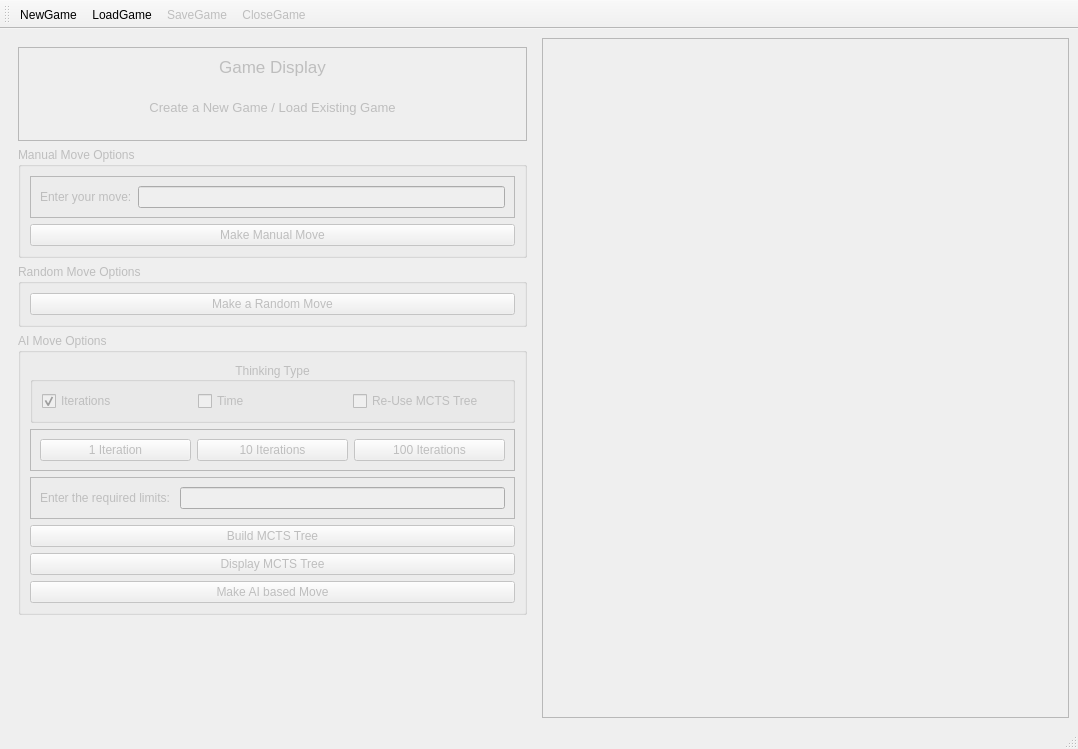
<?xml version="1.0" encoding="UTF-8"?>
<ui version="4.0">
 <class>MainWindow</class>
 <widget class="QMainWindow" name="MainWindow">
  <property name="geometry">
   <rect>
    <x>0</x>
    <y>0</y>
    <width>1078</width>
    <height>749</height>
   </rect>
  </property>
  <property name="windowTitle">
   <string>MainWindow</string>
  </property>
  <widget class="QWidget" name="centralwidget">
   <property name="enabled">
    <bool>true</bool>
   </property>
   <layout class="QHBoxLayout" name="horizontalLayout">
    <item>
     <widget class="QFrame" name="GameRegion">
      <property name="enabled">
       <bool>false</bool>
      </property>
      <property name="sizePolicy">
       <sizepolicy hsizetype="Preferred" vsizetype="Preferred">
        <horstretch>0</horstretch>
        <verstretch>0</verstretch>
       </sizepolicy>
      </property>
      <property name="frameShape">
       <enum>QFrame::NoFrame</enum>
      </property>
      <property name="frameShadow">
       <enum>QFrame::Raised</enum>
      </property>
      <layout class="QVBoxLayout" name="verticalLayout">
       <item>
        <widget class="QFrame" name="GameDisplayFrame">
         <property name="sizePolicy">
          <sizepolicy hsizetype="Minimum" vsizetype="Minimum">
           <horstretch>0</horstretch>
           <verstretch>0</verstretch>
          </sizepolicy>
         </property>
         <property name="frameShape">
          <enum>QFrame::StyledPanel</enum>
         </property>
         <property name="frameShadow">
          <enum>QFrame::Raised</enum>
         </property>
         <layout class="QVBoxLayout" name="verticalLayout_4">
          <item>
           <widget class="QLabel" name="GameDisplayLabel">
            <property name="sizePolicy">
             <sizepolicy hsizetype="Preferred" vsizetype="Minimum">
              <horstretch>0</horstretch>
              <verstretch>0</verstretch>
             </sizepolicy>
            </property>
            <property name="font">
             <font>
              <pointsize>13</pointsize>
             </font>
            </property>
            <property name="text">
             <string>Game Display</string>
            </property>
            <property name="alignment">
             <set>Qt::AlignCenter</set>
            </property>
           </widget>
          </item>
          <item>
           <widget class="QLabel" name="GameInfoLabel">
            <property name="sizePolicy">
             <sizepolicy hsizetype="Preferred" vsizetype="MinimumExpanding">
              <horstretch>0</horstretch>
              <verstretch>0</verstretch>
             </sizepolicy>
            </property>
            <property name="font">
             <font>
              <pointsize>10</pointsize>
             </font>
            </property>
            <property name="text">
             <string>Create a New Game / Load Existing Game</string>
            </property>
            <property name="alignment">
             <set>Qt::AlignCenter</set>
            </property>
           </widget>
          </item>
         </layout>
        </widget>
       </item>
       <item>
        <widget class="QGroupBox" name="ManualMoveFrame">
         <property name="sizePolicy">
          <sizepolicy hsizetype="Minimum" vsizetype="Minimum">
           <horstretch>0</horstretch>
           <verstretch>0</verstretch>
          </sizepolicy>
         </property>
         <property name="title">
          <string>Manual Move Options</string>
         </property>
         <property name="checkable">
          <bool>false</bool>
         </property>
         <property name="checked">
          <bool>false</bool>
         </property>
         <layout class="QVBoxLayout" name="verticalLayout_3">
          <item>
           <widget class="QFrame" name="ManualOptionsFrame">
            <property name="frameShape">
             <enum>QFrame::StyledPanel</enum>
            </property>
            <property name="frameShadow">
             <enum>QFrame::Raised</enum>
            </property>
            <layout class="QHBoxLayout" name="horizontalLayout_2">
             <item>
              <widget class="QLabel" name="ManualMoveLabel">
               <property name="text">
                <string>Enter your move:</string>
               </property>
              </widget>
             </item>
             <item>
              <widget class="QLineEdit" name="ManualLineInput">
               <property name="sizePolicy">
                <sizepolicy hsizetype="MinimumExpanding" vsizetype="Fixed">
                 <horstretch>0</horstretch>
                 <verstretch>0</verstretch>
                </sizepolicy>
               </property>
               <property name="text">
                <string/>
               </property>
               <property name="alignment">
                <set>Qt::AlignJustify|Qt::AlignVCenter</set>
               </property>
               <property name="placeholderText">
                <string/>
               </property>
              </widget>
             </item>
            </layout>
           </widget>
          </item>
          <item>
           <widget class="QPushButton" name="ManualMoveButton">
            <property name="text">
             <string>Make Manual Move</string>
            </property>
           </widget>
          </item>
         </layout>
        </widget>
       </item>
       <item>
        <widget class="QGroupBox" name="RandomMoveFrame">
         <property name="title">
          <string>Random Move Options</string>
         </property>
         <layout class="QHBoxLayout" name="horizontalLayout_3">
          <item>
           <widget class="QPushButton" name="RandomMoveButton">
            <property name="text">
             <string>Make a Random Move</string>
            </property>
           </widget>
          </item>
         </layout>
        </widget>
       </item>
       <item>
        <widget class="QGroupBox" name="AIMoveFrame">
         <property name="enabled">
          <bool>false</bool>
         </property>
         <property name="title">
          <string>AI Move Options</string>
         </property>
         <layout class="QVBoxLayout" name="verticalLayout_7">
          <item>
           <widget class="QGroupBox" name="AITypeBox">
            <property name="enabled">
             <bool>false</bool>
            </property>
            <property name="title">
             <string>Thinking Type</string>
            </property>
            <property name="alignment">
             <set>Qt::AlignCenter</set>
            </property>
            <layout class="QHBoxLayout" name="horizontalLayout_4">
             <item>
              <widget class="QCheckBox" name="IterationsCheckBox">
               <property name="enabled">
                <bool>false</bool>
               </property>
               <property name="sizePolicy">
                <sizepolicy hsizetype="Minimum" vsizetype="Fixed">
                 <horstretch>0</horstretch>
                 <verstretch>0</verstretch>
                </sizepolicy>
               </property>
               <property name="text">
                <string>Iterations</string>
               </property>
               <property name="checked">
                <bool>true</bool>
               </property>
               <attribute name="buttonGroup">
                <string notr="true">ThinkingTypeOptions</string>
               </attribute>
              </widget>
             </item>
             <item>
              <widget class="QCheckBox" name="TimeCheckBox">
               <property name="text">
                <string>Time</string>
               </property>
               <attribute name="buttonGroup">
                <string notr="true">ThinkingTypeOptions</string>
               </attribute>
              </widget>
             </item>
             <item>
              <widget class="QCheckBox" name="EnableReUseCheckBox">
               <property name="sizePolicy">
                <sizepolicy hsizetype="Minimum" vsizetype="Fixed">
                 <horstretch>0</horstretch>
                 <verstretch>0</verstretch>
                </sizepolicy>
               </property>
               <property name="text">
                <string>Re-Use MCTS Tree</string>
               </property>
              </widget>
             </item>
            </layout>
           </widget>
          </item>
          <item>
           <widget class="QFrame" name="LimitsFrame">
            <property name="frameShape">
             <enum>QFrame::StyledPanel</enum>
            </property>
            <property name="frameShadow">
             <enum>QFrame::Raised</enum>
            </property>
            <layout class="QHBoxLayout" name="horizontalLayout_5">
             <item>
              <widget class="QPushButton" name="L_LimitButton">
               <property name="text">
                <string>1 Iteration</string>
               </property>
              </widget>
             </item>
             <item>
              <widget class="QPushButton" name="M_LimitButton">
               <property name="text">
                <string>10 Iterations</string>
               </property>
              </widget>
             </item>
             <item>
              <widget class="QPushButton" name="H_LimitButton">
               <property name="text">
                <string>100 Iterations</string>
               </property>
              </widget>
             </item>
            </layout>
           </widget>
          </item>
          <item>
           <widget class="QFrame" name="ManualEntryFrame">
            <property name="frameShape">
             <enum>QFrame::StyledPanel</enum>
            </property>
            <property name="frameShadow">
             <enum>QFrame::Raised</enum>
            </property>
            <layout class="QHBoxLayout" name="horizontalLayout_6">
             <item>
              <widget class="QLabel" name="LimitsLabel">
               <property name="sizePolicy">
                <sizepolicy hsizetype="Minimum" vsizetype="Preferred">
                 <horstretch>0</horstretch>
                 <verstretch>0</verstretch>
                </sizepolicy>
               </property>
               <property name="text">
                <string>Enter the required limits: </string>
               </property>
              </widget>
             </item>
             <item>
              <widget class="QLineEdit" name="AILimitsEdit">
               <property name="sizePolicy">
                <sizepolicy hsizetype="MinimumExpanding" vsizetype="Fixed">
                 <horstretch>0</horstretch>
                 <verstretch>0</verstretch>
                </sizepolicy>
               </property>
               <property name="text">
                <string/>
               </property>
              </widget>
             </item>
            </layout>
           </widget>
          </item>
          <item>
           <widget class="QPushButton" name="AIBuildTreeButton">
            <property name="text">
             <string>Build MCTS Tree</string>
            </property>
           </widget>
          </item>
          <item>
           <widget class="QPushButton" name="AIDisplayTreeButton">
            <property name="text">
             <string>Display MCTS Tree</string>
            </property>
           </widget>
          </item>
          <item>
           <widget class="QPushButton" name="AIMoveButton">
            <property name="text">
             <string>Make AI based Move</string>
            </property>
           </widget>
          </item>
         </layout>
        </widget>
       </item>
       <item>
        <spacer name="verticalSpacer">
         <property name="orientation">
          <enum>Qt::Vertical</enum>
         </property>
         <property name="sizeHint" stdset="0">
          <size>
           <width>20</width>
           <height>40</height>
          </size>
         </property>
        </spacer>
       </item>
      </layout>
     </widget>
    </item>
    <item>
     <widget class="QFrame" name="TreeVisualizer">
      <property name="sizePolicy">
       <sizepolicy hsizetype="MinimumExpanding" vsizetype="MinimumExpanding">
        <horstretch>0</horstretch>
        <verstretch>0</verstretch>
       </sizepolicy>
      </property>
      <property name="frameShape">
       <enum>QFrame::StyledPanel</enum>
      </property>
      <property name="frameShadow">
       <enum>QFrame::Raised</enum>
      </property>
     </widget>
    </item>
   </layout>
  </widget>
  <widget class="QMenuBar" name="menubar">
   <property name="geometry">
    <rect>
     <x>0</x>
     <y>0</y>
     <width>1078</width>
     <height>22</height>
    </rect>
   </property>
  </widget>
  <widget class="QStatusBar" name="statusbar">
   <property name="layoutDirection">
    <enum>Qt::LeftToRight</enum>
   </property>
  </widget>
  <widget class="QToolBar" name="toolBar">
   <property name="windowTitle">
    <string>toolBar</string>
   </property>
   <attribute name="toolBarArea">
    <enum>TopToolBarArea</enum>
   </attribute>
   <attribute name="toolBarBreak">
    <bool>false</bool>
   </attribute>
   <addaction name="actionNewGame"/>
   <addaction name="actionLoadGame"/>
   <addaction name="actionSaveGame"/>
   <addaction name="actionCloseGame"/>
  </widget>
  <action name="actionNewGame">
   <property name="icon">
    <iconset resource="../../Resources/Resources.qrc">
     <normaloff>:/Icons/GameNew.png</normaloff>:/Icons/GameNew.png</iconset>
   </property>
   <property name="text">
    <string>NewGame</string>
   </property>
   <property name="toolTip">
    <string>Start a new game</string>
   </property>
   <property name="shortcut">
    <string>Ctrl+N</string>
   </property>
  </action>
  <action name="actionLoadGame">
   <property name="icon">
    <iconset resource="../../Resources/Resources.qrc">
     <normaloff>:/Icons/GameOpen.png</normaloff>:/Icons/GameOpen.png</iconset>
   </property>
   <property name="text">
    <string>LoadGame</string>
   </property>
   <property name="toolTip">
    <string>Load a saved game</string>
   </property>
   <property name="shortcut">
    <string>Ctrl+O</string>
   </property>
  </action>
  <action name="actionSaveGame">
   <property name="enabled">
    <bool>false</bool>
   </property>
   <property name="icon">
    <iconset resource="../../Resources/Resources.qrc">
     <normaloff>:/Icons/GameSave.png</normaloff>:/Icons/GameSave.png</iconset>
   </property>
   <property name="text">
    <string>SaveGame</string>
   </property>
   <property name="toolTip">
    <string>Save current game</string>
   </property>
   <property name="shortcut">
    <string>Ctrl+S</string>
   </property>
  </action>
  <action name="actionCloseGame">
   <property name="enabled">
    <bool>false</bool>
   </property>
   <property name="icon">
    <iconset resource="../../Resources/Resources.qrc">
     <normaloff>:/Icons/GameClose.png</normaloff>:/Icons/GameClose.png</iconset>
   </property>
   <property name="text">
    <string>CloseGame</string>
   </property>
   <property name="toolTip">
    <string>Close current game</string>
   </property>
   <property name="shortcut">
    <string>Ctrl+W</string>
   </property>
  </action>
 </widget>
 <resources>
  <include location="../../Resources/Resources.qrc"/>
 </resources>
 <connections/>
 <buttongroups>
  <buttongroup name="ThinkingTypeOptions"/>
 </buttongroups>
</ui>
